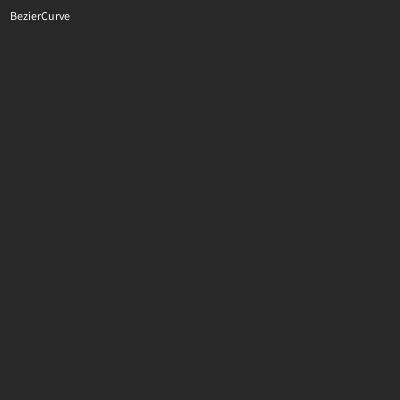
Frame 1 (no input)
Frame 60 (the mouse pressed at the canvas centre just before this capture): identical to frame 1, image omitted
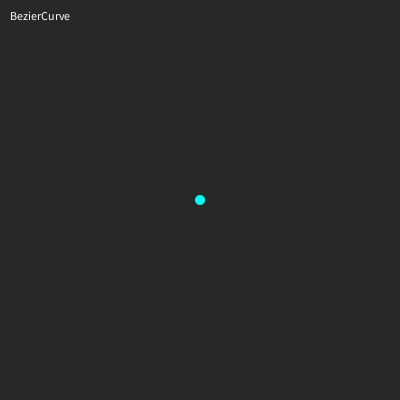
Frame 120 (the mouse held since frame 60 and released just before this capture)

The Processing sketch that drew these frames (run headless with seeded random() and noise(); from frame 60 on, the mouse is pressed at the canvas centre):

// Processing sketch: Last_Assignment
// ── Last_Assignment.pde
class BezierCurve {

    //int n = 5;
    PVector[] P;
    PVector[] R;
    int tn;

    BezierCurve(int n, ArrayList<PVector> Pos) {

        P = new PVector[n+1];
        for (int i = 0; i < n+1; i++) {
            P[i] = Pos.get(i);
            //P[i].x = position_x(n, i);
            //P[i].y = position_y(n, i);
        }

        tn = 100;
        R = new PVector[tn+1];
    }

    void draw_area(int n) {

        stroke(0, 255, 255);
        fill(0, 255, 255, 20);

        beginShape();
        for (int i = 0; i < n+1; i++) {
            vertex(P[i].x, P[i].y);
        }
        endShape( CLOSE );
    }

    void draw_line(int n) {

        stroke(255, 200, 200);

        for (int i = 0; i < n; i++) {
            line(P[i].x, P[i].y, P[i+1].x, P[i+1].y);
        }
    }

    void draw_circle(int n) {

        noStroke();
        fill(0, 255, 255);

        for (int i = 0; i < n+1; i++) {
            ellipse(P[i].x, P[i].y, 10, 10);
        }
    }

    void draw_text(int n) {

        fill(255, 255, 255);

        for (int i = 0; i < n+1; i++) {
            text("P" + i, P[i].x+15, P[i].y+15);
        }
    }

    void draw_curve(int n) {

        int tt;
        float t = 0.0;
        float ts = (float)1 / tn;
        float[] B;

        B = new float[n+1];

        noFill();
        stroke(255, 255, 255);

        for (tt = 0; tt < tn + 1; tt++) {
            for (int r = 0; r < n+1; r++) {
                B[r] =  binom(n, r) * pow(1-t, n-r) * pow(t, r); //基底関数
            }

            R[tt] = new PVector();

            for (int a = 0; a < n+1; a++) {
                R[tt].x += B[a] * P[a].x;
                R[tt].y += B[a] * P[a].y;
            }

            if (tt != 0) line(R[tt-1].x, R[tt-1].y, R[tt].x, R[tt].y);

            t = t + ts;
        }
    }

    int binom (int n, int r) {  //二項定理

        int val;
        r = min(r, n-r);
        if (r == 0) {
            val = 1;
        } else {
            val = binom(n-1, r-1) * n/r;
        }
        return val;
    }

    void draw(int n) {

        draw_area(n);
        //draw_line(n);
        //draw_circle(n);
        draw_text(n);
        draw_curve(n);
    }
}

BezierCurve b0;

int state = 0; //0:初期(クリック) 1:表示
int count = -1; //制御点の数

ArrayList<PVector> clickPos;

void setup() {
    size(400, 400);
    clickPos = new ArrayList<PVector>();
}

void draw() {
    background(40);

    fill(255, 255, 255);
    text("BezierCurve", 10, 20);

    //b0.P[0].x = mouseX;
    //b0.P[0].y = mouseY;

    noStroke();
    fill(0, 255, 255);

    for (int i = 0; i < clickPos.size(); i++) {
        PVector pos = clickPos.get(i);
        ellipse(pos.x, pos.y, 10, 10);
    }

    if (state == 1) {
        b0 = new BezierCurve(count, clickPos);
        b0.draw(count);
    }
}

void mousePressed() {
    if (state == 0) {
        clickPos.add(new PVector(mouseX, mouseY));
        count++;
    }
}

void keyReleased() {
    if (key == 'd' && state == 0) {
        state = 1;
    } else if (key == 'r' && state == 1) {
        state = 0;
    }
}
